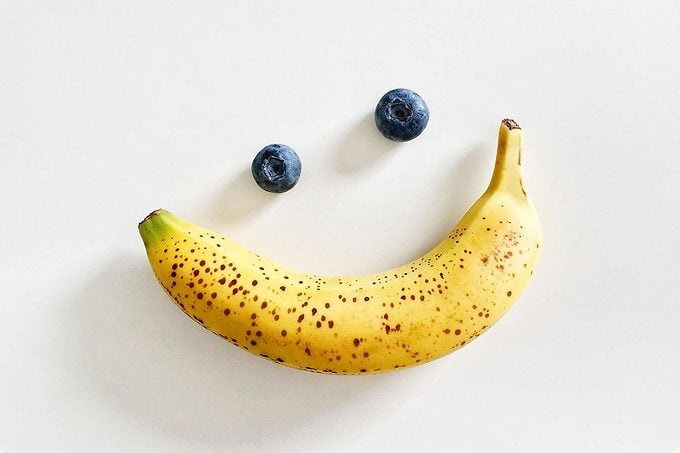
#> input picture openCV/basics/banana.jpg, 680 x 453 px, given in place of the camera
$ python burglar_detection.py
#> lines starting #> are read from the running program, lines starting #| are printed output that depends on the picture; after the words box and inside, x2 and y2 are one past the last pixel; in counts of white or black regions, pixels touching at a corner belong together
import os

import cv2

out_dir = os.path.join(os.path.dirname(os.path.abspath(__file__)), "temp")
os.makedirs(out_dir, exist_ok=True)

cap = cv2.VideoCapture(0)

frames = []
gap = 5
count = 0

while True:
    ret, frame = cap.read()
#> frame is the input picture: shape (453, 680, 3); mean B, G, R 205.7, 222, 227.9
    if not ret:
        break

    gray = cv2.cvtColor(frame, cv2.COLOR_BGR2GRAY)
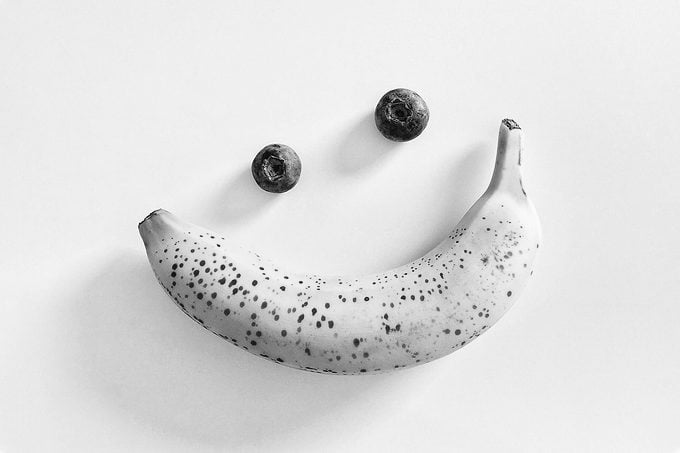
#> gray: shape (453, 680); min 0, max 255, mean 221.9
    frames.append(gray)

    if len(frames) > gap +1:
        frames.pop(0)

    cv2.putText(frame, f"Frame: {count}", (10, 30), cv2.FONT_HERSHEY_SIMPLEX, 1, (0, 255, 0), 2)
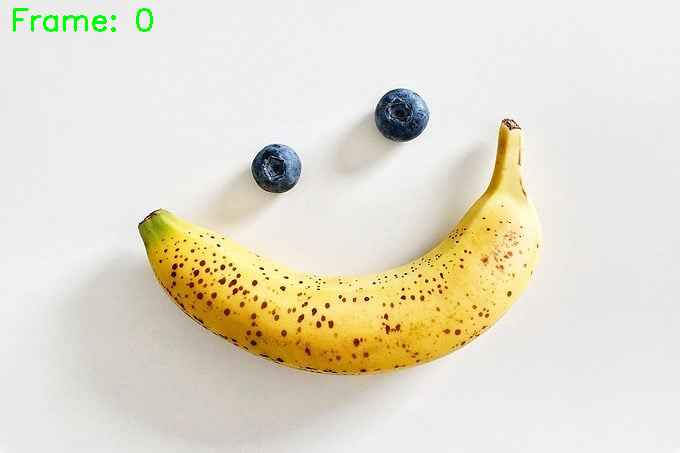
#> frame: shape (453, 680, 3); 0.29% of pixels changed, all inside (x1, y1, x2, y2) = (13, 8, 153, 32)

    if len(frames) > gap:
        diff = cv2.absdiff(frames[0], frames[-1])
        _, thresh = cv2.threshold(diff, 30, 255, cv2.THRESH_BINARY)
        contours, _ = cv2.findContours(thresh, cv2.RETR_EXTERNAL, cv2.CHAIN_APPROX_SIMPLE)

        for c in contours:
            if cv2.contourArea(c) < 250:
                continue
            x, y, w, h = cv2.boundingRect(c)
            cv2.rectangle(frame, (x, y), (x + w, y + h), (0, 255, 0), 2)

        motion = any(cv2.contourArea(c) >= 250 for c in contours)

        if motion:
            cv2.putText(frame, "Motion Detected!", (10, 70), cv2.FONT_HERSHEY_SIMPLEX, 1, (0, 0, 255), 2)
            cv2.imwrite(os.path.join(out_dir, f"motion_{count}.jpg"), frame)
            print(f"Motion detected! Frame saved as motion_{count}.jpg")

        cv2.imshow("Motion Detection", frame)
        count += 1

        if cv2.waitKey(1) & 0xFF == 27:  # Press 'Esc' to exit
            break

cap.release()
cv2.destroyAllWindows()
